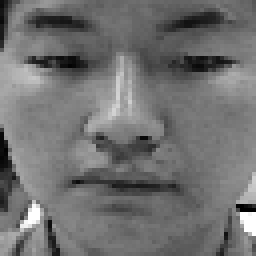
#> input picture ML/hw4/face/A06.bmp, 64 x 64 px, found by its file name (shown 4 times larger); its folder holds only this picture in this run
$ python pca.py
#> lines starting #> are read from the running program, lines starting #| are printed output that depends on the picture
import numpy as np
import os
import sys
from PIL import Image
import matplotlib.pyplot as plt

base_path = os.path.dirname(os.path.dirname(os.path.realpath(__file__)))
face_path = os.path.join(base_path,'face')
img = []
size = 64
subject = ['A','B','C','D','E','F','G','H','I','J']
#num = ['00','01','02','03','04','05','06','07','08','09']
num = [n for n in range(10)]
for file in os.listdir(face_path):
	if file[0] in subject and file[1] == '0' and int(file[2]) in num:
		img.append(np.reshape(np.array(Image.open(os.path.join(face_path,file))),(size*size)))

img = np.array(img)
img_mean = img.mean(axis = 0,keepdims = True)
img_ctr = img - img_mean
#plot average face
'''
plt.figure()
plt.imshow(img_mean.reshape(size,size),cmap = 'gray')
plt.colorbar()
plt.tight_layout()
fig.gcf()
plt.show()
#fig.savefig('average_face.png',dpi = 200,format = 'png')
'''
#plot eigenface
u, s, v = np.linalg.svd(img_ctr)
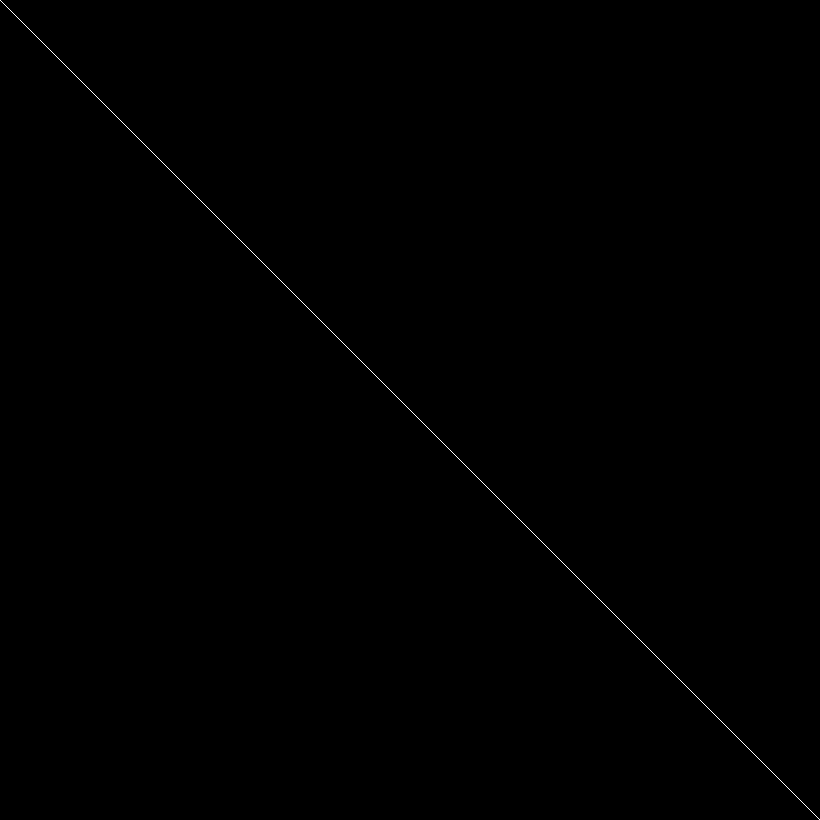
#> v: shape (4096, 4096) float64 (shown at 1/5 size); values 0 (black) and 1 (white), 0.02% white in thin lines or dots
#> u = [1]; s = [0]
eigenface = np.array([v[i] for i in range(9)])
'''
fig = plt.figure()
for i,face in enumerate(eigenface):
	ax = fig.add_subplot(3,3,i+1)
	ax.imshow(face.reshape(64,64),cmap = 'gray')
	plt.tight_layout()
plt.show()
'''
#plot reconstruction
eigen_size = 60
img_reduced = np.array( [np.dot(img_ctr,np.array(v[i])) for i in range(eigen_size)] )
#> img_reduced = 60 values from 0 to 0

img_reconstruct = 0
for i in range(eigen_size):
	img_reconstruct += img_reduced[i].reshape(img_reduced[i].shape[0],1)*v[i]
img_reconstruct += img_mean
'''
fig = plt.figure(figsize=(18,18))
fig.suptitle("Reconstructed faces", fontsize=20)
for i,face in enumerate(img_reconstruct):
	ax = fig.add_subplot(10,10,i+1)
	ax.imshow(face.reshape(64,64),cmap = 'gray')
	plt.xticks([])
	plt.yticks([])
	plt.tight_layout()
plt.subplots_adjust(top=0.95)
fig.savefig('original.png',dpi = 200,format = 'png')
'''

def RMSE(x_original,x_reconstruct):
	diff = np.abs(x_original/255-x_reconstruct/255)
	return np.sqrt(np.sum(diff*diff)/(size*size)/100)

print(RMSE(img,img_reconstruct))
#| 0.0
